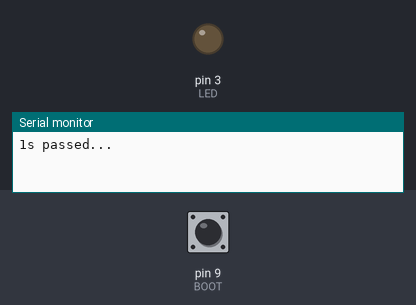
This sketch was run on a simulated Arduino Uno, built with avr-gcc and run on an emulated ATmega328P. On the bench: output pins drawn as LEDs (lit = HIGH), the last lines printed to the serial monitor. The test bench sets the inputs (shaded band); at power-on: pin 9 (BOOT) HIGH.

Above: at 1.2 s.
1.3 s: pin 9 (BOOT) pulled LOW for 0.15 s
At 6.6 s:
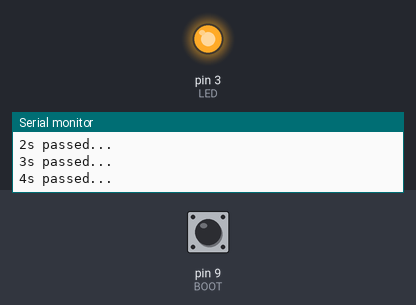
Timing chart, 0 to 12.9 s (numbered marks = the images above; inputs shaded):
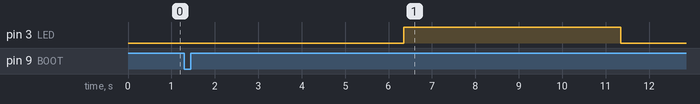

The sketch:

Mole_Code.ino
```cpp
int BOOT = 9;
int LED = 3;
int cnt = 0;
int last_time = -1;
unsigned long debounce_time = 50;
int last_boot_state;
int boot_state = LOW;
unsigned long last_debounce= 0;
bool if_start_timing = false;
unsigned long start_time = 0;
bool if_OUTPUT[4];

void setup() {
  // put your setup code here, to run once:
  Serial.begin(9600);
  pinMode(BOOT, INPUT_PULLUP);
  pinMode(LED, OUTPUT);
}

void loop() {
  // put your main code here, to run repeatedly:
  int reading = digitalRead(BOOT);
  if (reading != last_boot_state){
    last_debounce = millis();
  }
  if ((millis() - last_debounce) > debounce_time){
    if (reading != boot_state){
      boot_state = reading;
      if (boot_state == LOW){
        if (!if_start_timing){
          cnt = 0;
          start_time = millis();
          if_start_timing = true;
          if_OUTPUT[0]=false;
          if_OUTPUT[1]=false;
          if_OUTPUT[2]=false;
          if_OUTPUT[3]=false;
        }
        cnt++;
        Serial.println(cnt);
      }
    }
  }
  last_boot_state = reading;
  if (millis() - start_time > 1000 && !if_OUTPUT[0]){
    Serial.println("1s passed...");
    if_OUTPUT[0]=true;
  }
  if (millis() - start_time > 2000 && !if_OUTPUT[1]){
    Serial.println("2s passed...");
    if_OUTPUT[1]=true;
  }
  if (millis() - start_time > 3000 && !if_OUTPUT[2]){
    Serial.println("3s passed...");
    if_OUTPUT[2]=true;
  }
  if (millis() - start_time > 4000 && !if_OUTPUT[3]){
    Serial.println("4s passed...");
    if_OUTPUT[3]=true;
  }
  if (millis() - start_time > 5000 && if_start_timing){
    if_start_timing = !if_start_timing;
    if (cnt == 1){
      digitalWrite(LED, HIGH);
      delay(5000);
      digitalWrite(LED, LOW);
    }else
    if (cnt == 2){
      digitalWrite(LED, HIGH);
      delay(500);
      digitalWrite(LED,LOW);
      delay(500);
      digitalWrite(LED, HIGH);
      delay(500);
      digitalWrite(LED,LOW);
      delay(500);
    }else{
      digitalWrite(LED, HIGH);
      delay(1000);
      digitalWrite(LED, HIGH);
      delay(200);
      digitalWrite(LED,LOW);
      delay(200);digitalWrite(LED, HIGH);
      delay(200);
      digitalWrite(LED,LOW);
      delay(200);
    }
  }
}
```

Measured:
- after the input at 1.3 s, pin 3 (LED): LOW → HIGH after 5.1 s, → LOW 5.0 s later
